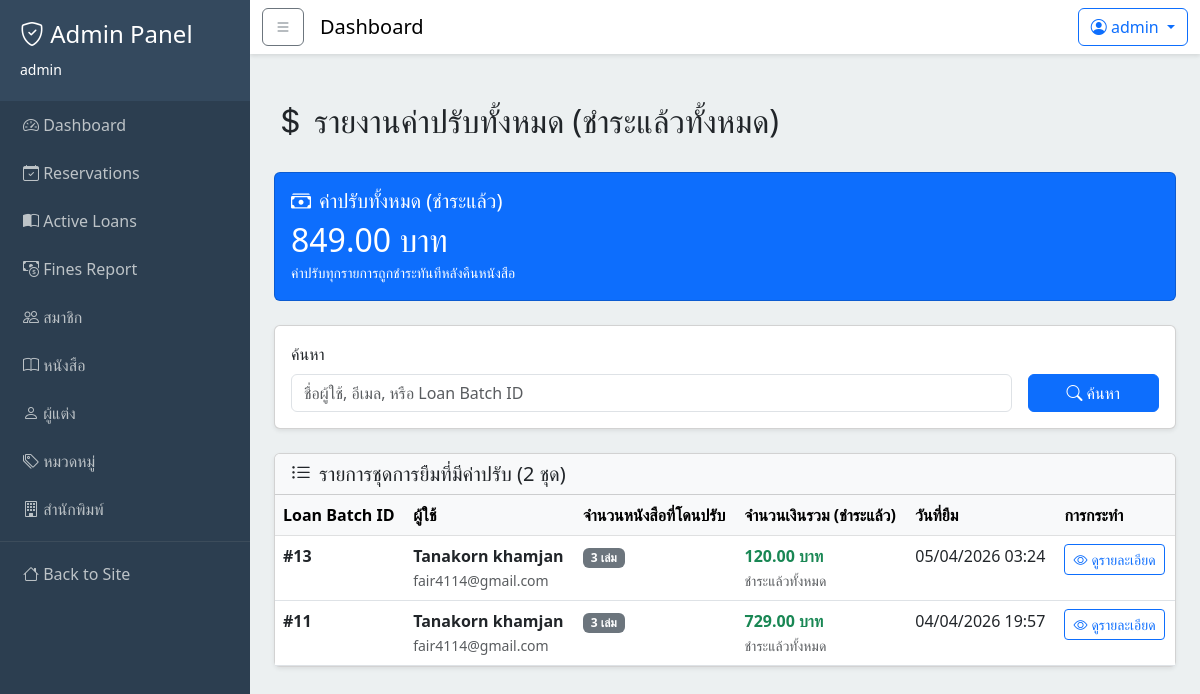
Page /my-fines/fines/ (signed in) on the earlier database version.
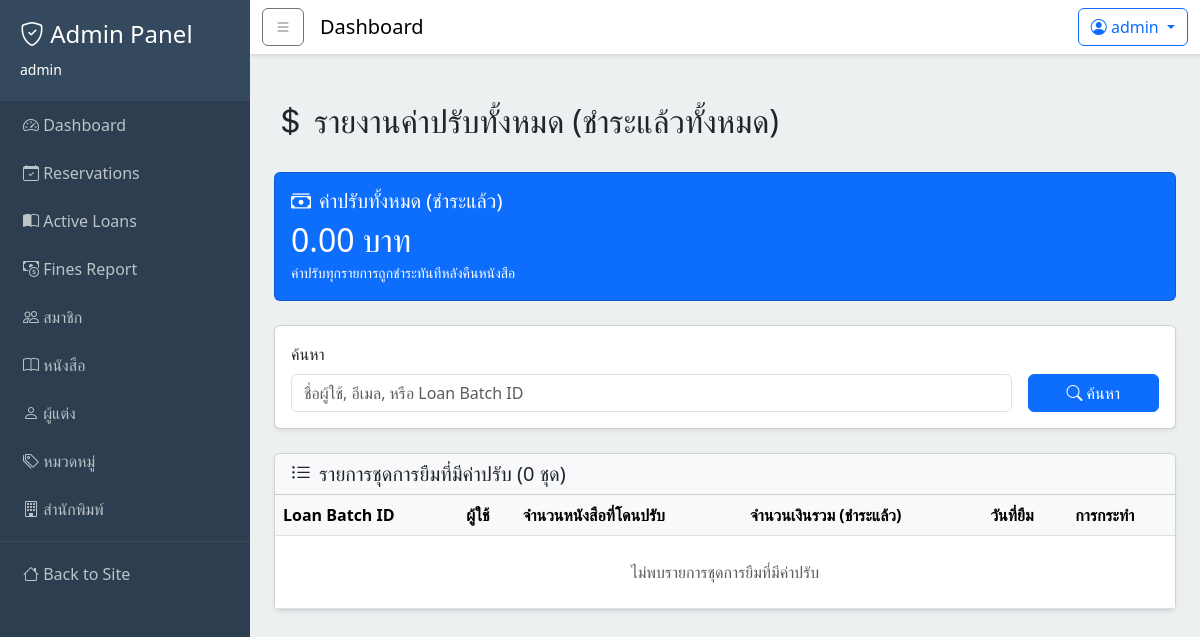
Same page on the later database version.
### loans/models.py (models this page shows, shortened)
class Loan(models.Model):
    STATUS_CHOICES = [
        ('active', 'Active'),
        ('completed', 'Completed'),
    ]
    user = models.ForeignKey(
        settings.AUTH_USER_MODEL,
        on_delete=models.CASCADE,
        related_name='loans'
    )
    status = models.CharField(
        max_length=20,
        choices=STATUS_CHOICES,
        default='active'
    )
    due_date = models.DateTimeField(null=True, blank=True)
    created_at = models.DateTimeField(auto_now_add=True)
    class Meta:
        db_table = 'loans'
        verbose_name = 'Loan'
        verbose_name_plural = 'Loans'
        ordering = ['-created_at']

### users/models.py (models this page shows, shortened)
class User(AbstractUser):
    phone_number = models.CharField(max_length=10, null=False, blank=False)
    citizen_id = models.CharField(
    max_length=13,
    unique=True,
    null=False,
    blank=False,
    validators=[
        RegexValidator(
            regex=r'^\d{13}$',
            message='Citizen ID must be exactly 13 digits'
        )
    ])

### fines/views.py (the view)
# urls.py: path('fines/', views.admin_fines_report_view, name='admin_report'),
@login_required
@user_passes_test(is_staff)
def admin_fines_report_view(request):
    search_query = request.GET.get('search', '')
    loan_batches = Loan.objects.filter(
        loan_items__fines__isnull=False
    ).select_related(
        'user'
    ).prefetch_related(
        'loan_items__fines'
    ).annotate(
        total_fine_amount=Sum('loan_items__fines__amount'),
        fine_count=Count('loan_items__fines', distinct=True)
    ).distinct()
    if search_query:
        q_filter = Q(user__username__icontains=search_query)
        q_filter |= Q(user__email__icontains=search_query)
        if search_query.isdigit():
            q_filter |= Q(id=int(search_query))
        loan_batches = loan_batches.filter(q_filter).distinct()
    loan_batches = loan_batches.order_by('-created_at')
    all_fines = Fine.objects.all()
    total_all = all_fines.aggregate(Sum('amount'))['amount__sum'] or 0
    context = {
        'loan_batches': loan_batches,
        'total_all': total_all,
        'search_query': search_query,
    }
    return render(request, 'fines/admin_report.html', context)

### books/cart.py (called while the page is built)
    def count(self):
        return len(self.cart)

### books/context_processors.py (called while the page is built)
def cart_context(request):
    cart = Cart(request)
    return {
        'cart_count': cart.count()
    }

### fines/views.py (called while the page is built)
def is_staff(user):
    return user.is_staff

### templates/fines/admin_report.html (shortened to what the changed rows need)
{% extends 'base_admin.html' %}
{% block content %}
    <div class="container py-4">
        <div class="row mb-4">
            <div class="col">
                <h2>
                    <i class="bi bi-currency-dollar me-2"></i>รายงานค่าปรับทั้งหมด (ชำระแล้วทั้งหมด)
                </h2>
            </div>
        </div>
        <div class="row mb-4">
            <div class="col-md-12">
                <div class="card text-white bg-primary">
                    <div class="card-body">
                        <h5 class="card-title">
                            <i class="bi bi-cash-stack me-2"></i>ค่าปรับทั้งหมด (ชำระแล้ว)
                        </h5>
                        <h2 class="mb-0">{{ total_all|floatformat:2 }} บาท</h2>
                        <small>ค่าปรับทุกรายการถูกชำระทันทีหลังคืนหนังสือ</small>
                    </div>
                </div>
            </div>
        </div>
        <div class="card shadow-sm">
            <div class="card-header bg-light">
                <h5 class="mb-0">
                    <i class="bi bi-list-ul me-2"></i>รายการชุดการยืมที่มีค่าปรับ ({{ loan_batches.count }} ชุด)
                </h5>
            </div>
            <div class="card-body p-0">
                <div class="table-responsive">
                    <table class="table table-hover mb-0">
                        <thead class="table-light">
                            <tr>
                                <th>Loan Batch ID</th>
                                <th>ผู้ใช้</th>
                                <th>จำนวนหนังสือที่โดนปรับ</th>
                                <th>จำนวนเงินรวม (ชำระแล้ว)</th>
                                <th>วันที่ยืม</th>
                                <th>การกระทำ</th>
                            </tr>
                        </thead>
                        <tbody>
                            {% for batch in loan_batches %}
                                <tr>
                                    <td>
                                        <strong>#{{ batch.id }}</strong>
                                    </td>
                                    <td>
                                        <div>
                                            <strong>{{ batch.user.get_full_name|default:batch.user.username }}</strong>
                                        </div>
                                        <small class="text-muted">{{ batch.user.email }}</small>
                                    </td>
                                    <td>
                                        <span class="badge bg-secondary">{{ batch.fine_count }} เล่ม</span>
                                    </td>
                                    <td>
                                        <strong class="text-success">{{ batch.total_fine_amount|floatformat:2 }} บาท</strong>
                                        <div>
                                            <small class="text-muted">ชำระแล้วทั้งหมด</small>
                                        </div>
                                    </td>
                                    <td>{{ batch.created_at|date:"d/m/Y H:i" }}</td>
                                    <td>
                                        <a href="{% url 'fines:batch_detail' batch.id %}"
                                           class="btn btn-sm btn-outline-primary">
                                            <i class="bi bi-eye me-1"></i>ดูรายละเอียด
                                        </a>
                                    </td>
                                </tr>
                            {% empty %}
                                <tr>
                                    <td colspan="6" class="text-center text-muted py-4">ไม่พบรายการชุดการยืมที่มีค่าปรับ</td>
                                </tr>
                            {% endfor %}
                        </tbody>
                    </table>
                </div>
            </div>
        </div>
    </div>
{% endblock %}

Differences in the rows shown:
removed Loan: id "13", user.get_full_name "Tanakorn khamjan", user.email "fair4114@gmail.com", fine_count "3", total_fine_amount "120.00", created_at "05/04/2026 03:24"
removed Loan: id "11", user.get_full_name "Tanakorn khamjan", user.email "fair4114@gmail.com", fine_count "3", total_fine_amount "729.00", created_at "04/04/2026 19:57"
Other differences:
{{ total_all|floatformat:2 }}: "849.00" → "0.00"
{{ loan_batches.count }}: "2" → "0"
text now shown: "ไม่พบรายการชุดการยืมที่มีค่าปรับ"
